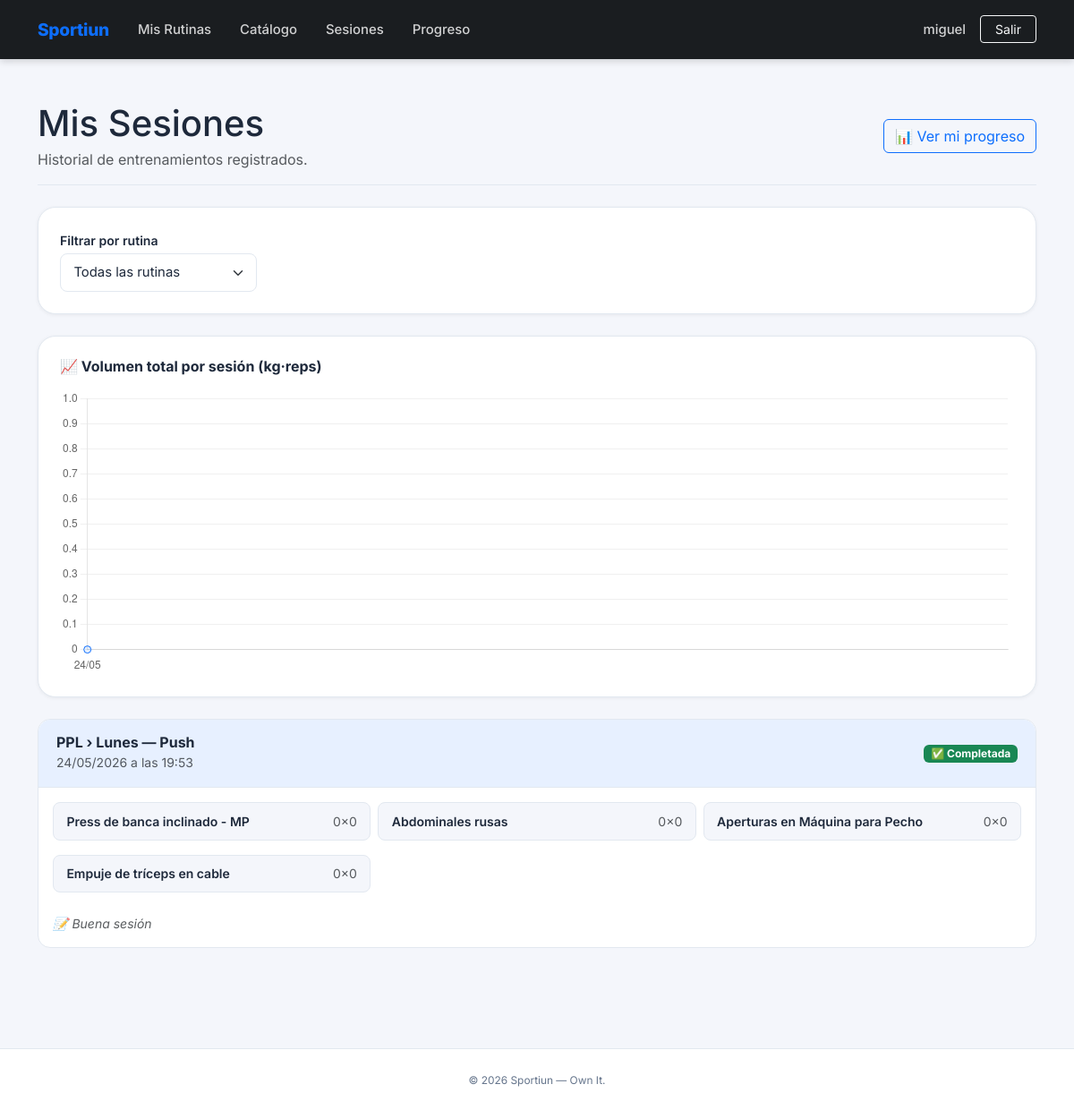
Page /gym/historial/ (signed in) on the committed database.
### gym/models.py (models this page shows, shortened)
class Sesion(models.Model):
    cliente = models.ForeignKey(User, on_delete=models.CASCADE, related_name='sesiones')
    rutina = models.ForeignKey(Rutina, on_delete=models.CASCADE, related_name='sesiones')
    dia_rutina = models.ForeignKey(DiaRutina, on_delete=models.CASCADE, related_name='sesiones')
    fecha = models.DateTimeField(auto_now_add=True)
    completada = models.BooleanField(default=False)
    notas = models.TextField(blank=True)
    class Meta:
        ordering = ['-fecha']

class Rutina(models.Model):
    usuario = models.ForeignKey(User, on_delete=models.CASCADE, related_name='rutinas')
    nombre = models.CharField(max_length=200)
    descripcion = models.TextField(blank=True)
    fecha_creacion = models.DateTimeField(auto_now_add=True)
    class Meta:
        ordering = ['-fecha_creacion']

class DiaRutina(models.Model):
    rutina = models.ForeignKey(Rutina, on_delete=models.CASCADE, related_name='dias')
    dia = models.IntegerField(choices=DIAS_SEMANA)
    nombre = models.CharField(max_length=100, blank=True, help_text='Ej: Push, Piernas, Torso')
    class Meta:
        ordering = ['dia']
        unique_together = [('rutina', 'dia')]
    def __str__(self):
        dia_nombre = dict(DIAS_SEMANA).get(self.dia, '')
        if self.nombre:
            return f"{dia_nombre} — {self.nombre}"
        return dia_nombre

class EjercicioRegistrado(models.Model):
    sesion = models.ForeignKey(Sesion, on_delete=models.CASCADE, related_name='ejercicios_registrados')
    ejercicio = models.ForeignKey(Ejercicio, on_delete=models.CASCADE)
    series_completadas = models.PositiveIntegerField(default=0)
    repeticiones_realizadas = models.PositiveIntegerField(default=0)
    peso_utilizado = models.DecimalField(max_digits=6, decimal_places=2, null=True, blank=True, help_text='kg')
    notas = models.TextField(blank=True)

class Ejercicio(models.Model):
    dia_rutina = models.ForeignKey(
        DiaRutina,
        on_delete=models.CASCADE,
        related_name='ejercicios',
        null=True,
        blank=True,
    )
    nombre = models.CharField(max_length=200)
    series = models.PositiveIntegerField(default=3)
    repeticiones = models.PositiveIntegerField(default=10)
    peso_sugerido = models.DecimalField(max_digits=6, decimal_places=2, null=True, blank=True, help_text='kg')
    descanso = models.PositiveIntegerField(null=True, blank=True, help_text='segundos entre series')
    notas = models.TextField(blank=True)

### gym/views.py (the view)
# urls.py: path('historial/', views.historial_sesiones, name='historial_sesiones'),
@login_required
def historial_sesiones(request):
    sesiones = Sesion.objects.filter(cliente=request.user).prefetch_related(
        'ejercicios_registrados__ejercicio'
    )
    rutina_id = request.GET.get('rutina_id', '')
    if rutina_id:
        sesiones = sesiones.filter(rutina_id=rutina_id)
    paginator = Paginator(sesiones, 10)
    page_obj = paginator.get_page(request.GET.get('page'))
    rutinas = request.user.rutinas.all()
    import json
    sesiones_completadas = Sesion.objects.filter(
        cliente=request.user, completada=True
    ).prefetch_related('ejercicios_registrados').order_by('fecha')[:20]
    grafica_labels = []
    grafica_volumen = []
    for s in sesiones_completadas:
        vol = sum(
            (r.series_completadas * r.repeticiones_realizadas * float(r.peso_utilizado or 0))
            for r in s.ejercicios_registrados.all()
        )
        grafica_labels.append(s.fecha.strftime('%d/%m'))
        grafica_volumen.append(round(vol, 1))
    return render(request, 'gym/historial_sesiones.html', {
        'page_obj': page_obj,
        'rutinas': rutinas,
        'rutina_id': rutina_id,
        'grafica_labels': json.dumps(grafica_labels),
        'grafica_volumen': json.dumps(grafica_volumen),
    })

### gym/templates/gym/historial_sesiones.html (shortened to what this page needs)
{% extends 'base.html' %}
{% load static %}
{% block content %}
<div class="page-header d-flex flex-column flex-md-row justify-content-between align-items-md-center gap-3 mb-4">
  <div>
    <h1 class="fw-extrabold mb-1">Mis Sesiones</h1>
    <p class="text-muted mb-0">Historial de entrenamientos registrados.</p>
  </div>
  <a href="{% url 'gym:mi_progreso' %}" class="btn btn-outline-primary">📊 Ver mi progreso</a>
</div>
<div class="chart-wrapper mb-4">
  <form method="get" class="d-flex gap-3 flex-wrap align-items-end">
    <div>
      <label class="form-label fw-semibold small mb-1">Filtrar por rutina</label>
      <select name="rutina_id" class="form-select form-select-sm" onchange="this.form.submit()" style="min-width:220px;">
        <option value="">Todas las rutinas</option>
      </select>
    </div>
  </form>
</div>
{% if grafica_labels != '[]' %}
<div class="chart-wrapper mb-4">
  <h6 class="fw-bold mb-3">📈 Volumen total por sesión (kg·reps)</h6>
  <canvas id="chartVolumen" height="90"></canvas>
</div>
{% endif %}
{% if page_obj.object_list %}
{% for sesion in page_obj %}
<div class="session-card mb-3">
  <div class="session-header d-flex justify-content-between align-items-center flex-wrap gap-2">
    <div>
      <h6 class="fw-bold mb-0">{{ sesion.rutina.nombre }} &rsaquo; {{ sesion.dia_rutina }}</h6>
      <small class="text-muted">{{ sesion.fecha|date:"d/m/Y \a \l\a\s H:i" }}</small>
    </div>
    <div class="d-flex gap-2 align-items-center">
      {% if sesion.completada %}
        <span class="badge bg-success">✅ Completada</span>
      {% else %}
        <span class="badge bg-warning text-dark">⏳ Incompleta</span>
        <a href="{% url 'gym:registrar_sesion' sesion.id %}" class="btn btn-sm btn-outline-primary">Continuar</a>
      {% endif %}
    </div>
  </div>
  {% if sesion.ejercicios_registrados.all %}
  <div class="card-body p-3">
    <div class="row g-2">
      {% for reg in sesion.ejercicios_registrados.all %}
      <div class="col-md-6 col-lg-4">
        <div class="exercise-log-row d-flex justify-content-between align-items-center">
          <span class="fw-semibold small">{{ reg.ejercicio.nombre }}</span>
          <span class="text-muted small">
            {{ reg.series_completadas }}×{{ reg.repeticiones_realizadas }}
          </span>
        </div>
      </div>
      {% endfor %}
    </div>
    {% if sesion.notas %}
    <p class="text-muted small mt-3 mb-0"><em>📝 {{ sesion.notas }}</em></p>
    {% endif %}
  </div>
  {% endif %}
</div>
{% endfor %}
{% else %}
<div class="text-center py-5 text-muted">
  <div class="mb-3" style="font-size:3rem;">📭</div>
  <p class="mb-3">No hay sesiones registradas todavía.</p>
  <a href="{% url 'gym:rutinas_list' %}" class="btn btn-custom-primary">Ir a mis rutinas</a>
</div>
{% endif %}
<script>
document.addEventListener('DOMContentLoaded', function () {
  const canvas = document.getElementById('chartVolumen');
  if (!canvas) return;
  const labels  = {{ grafica_labels|safe }};
  const volumen = {{ grafica_volumen|safe }};
  if (!labels.length) return;
  new Chart(canvas, {
    type: 'line',
    data: {
      labels: labels,
      datasets: [{
        label: 'Volumen (kg·reps)',
        data: volumen,
        borderColor: '#0d6efd',
        backgroundColor: 'rgba(13,110,253,.1)',
        tension: 0.35,
        fill: true,
        pointRadius: 4,
        pointHoverRadius: 6,
      }]
    },
    options: {
      responsive: true,
      plugins: { legend: { display: false } },
      scales: {
        y: { beginAtZero: true, grid: { color: 'rgba(0,0,0,.06)' } },
        x: { grid: { display: false } }
      }
    }
  });
});
</script>
{% endblock %}

### templates/base.html (shortened to what this page needs)
<!DOCTYPE html>
<html lang="es">
<head>
    <link href="https://cdn.jsdelivr.net/npm/bootstrap@5.3.0/dist/css/bootstrap.min.css" rel="stylesheet">
    {% load static %}
    <link rel="stylesheet" href="{% static 'css/style.css' %}">
</head>
<body>
    <nav class="navbar navbar-expand-lg navbar-dark sticky-top">
        <div class="container">
            <a class="navbar-brand" href="{% url 'core:inicio' %}">Sportiun</a>
            <div class="collapse navbar-collapse" id="navbarNav">
                <ul class="navbar-nav me-auto">
                    {% if user.is_authenticated %}
                    <li class="nav-item">
                        <a class="nav-link px-3" href="{% url 'gym:rutinas_list' %}">Mis Rutinas</a>
                    </li>
                    <li class="nav-item">
                        <a class="nav-link px-3" href="{% url 'gym:catalogo_ejercicios' %}">Catálogo</a>
                    </li>
                    <li class="nav-item">
                        <a class="nav-link px-3" href="{% url 'gym:historial_sesiones' %}">Sesiones</a>
                    </li>
                    <li class="nav-item">
                        <a class="nav-link px-3" href="{% url 'gym:mi_progreso' %}">Progreso</a>
                    </li>
                    {% endif %}
                </ul>
                <div class="d-flex align-items-center gap-2">
                    {% if user.is_authenticated %}
                        <a class="nav-link text-white-50 px-2 d-none d-lg-block" href="{% url 'gym:perfil' %}">
                            {{ user.username }}
                        </a>
                        <a class="btn btn-outline-light btn-sm px-3" href="{% url 'core:logout' %}">Salir</a>
                    {% else %}
                        <a class="nav-link text-white-50 px-2" href="{% url 'core:login' %}">Entrar</a>
                        <a class="btn btn-custom-primary btn-sm px-3" href="{% url 'core:registro' %}">Únete gratis</a>
                    {% endif %}
                </div>
            </div>
        </div>
    </nav>
    <main class="container main-container my-5">
        {% block content %}{% endblock %}
    </main>
    <footer>
        <div class="container text-center">
            <small>&copy; 2026 Sportiun &mdash; Own It.</small>
        </div>
    </footer>
</body>
</html>

### static/css/style.css (style rules this page uses)
:root { --sp-primary: #0d6efd; --sp-primary-dark: #0b5ed7; --sp-primary-soft: #e7f0ff; --sp-dark: #1a1d20; --sp-surface: #f4f6fb; --sp-card: #ffffff; --sp-border: #e2e8f0; --sp-text: #1e293b; --sp-muted: #64748b; --sp-danger: #dc3545; --sp-danger-soft: #fff5f5; --sp-success-soft: #f0fdf4; --sp-radius-sm: 8px; --sp-radius-md: 14px; --sp-radius-lg: 20px; --sp-shadow-sm: 0 1px 4px rgba(0,0,0,.06); --sp-shadow-md: 0 4px 18px rgba(0,0,0,.09); --sp-shadow-lg: 0 8px 32px rgba(0,0,0,.12); }
body { font-family: 'Inter', sans-serif; background-color: var(--sp-surface); color: var(--sp-text); min-height: 100vh; display: flex; flex-direction: column; }
main.container { flex: 1; }
.navbar { background-color: var(--sp-dark) !important; padding: .85rem 0; box-shadow: 0 2px 8px rgba(0,0,0,.18); }
.navbar-brand { font-weight: 800; font-size: 1.2rem; letter-spacing: -.3px; color: var(--sp-primary) !important; }
.navbar .nav-link { font-weight: 500; font-size: .93rem; color: rgba(255,255,255,.8) !important; transition: color .15s; }
.main-container { animation: spFadeIn .4s ease; }
footer { background-color: #fff; border-top: 1px solid var(--sp-border); padding: 1.5rem 0; margin-top: 3rem; color: var(--sp-muted); font-size: .85rem; }
.page-header { padding-bottom: 1rem; border-bottom: 1px solid var(--sp-border); margin-bottom: 1.75rem; }
.form-control, .form-select { border-radius: var(--sp-radius-sm) !important; border: 1px solid var(--sp-border) !important; padding: .58rem .9rem; font-size: .93rem; transition: border-color .2s, box-shadow .2s; background-color: #fff; color: var(--sp-text); }
.form-label { font-size: .88rem; margin-bottom: .35rem; color: var(--sp-text); }
.session-card { border: 1px solid var(--sp-border) !important; border-radius: var(--sp-radius-md) !important; background: var(--sp-card); }
.session-header { background: var(--sp-primary-soft); border-radius: var(--sp-radius-md) var(--sp-radius-md) 0 0; padding: 1rem 1.25rem; border-bottom: 1px solid var(--sp-border); }
.exercise-log-row { background: var(--sp-surface); border: 1px solid var(--sp-border); border-radius: var(--sp-radius-sm); padding: .6rem .9rem; margin-bottom: .5rem; }
.chart-wrapper { background: var(--sp-card); border: 1px solid var(--sp-border); border-radius: var(--sp-radius-lg); padding: 1.5rem; box-shadow: var(--sp-shadow-sm); }

### rows in the picture
Sesion: rutina.nombre "PPL", dia_rutina "Lunes — Push", fecha "24/05/2026 a las 19:53", completada "✅ Completada", notas "Buena sesión"
EjercicioRegistrado: ejercicio.nombre "Press de banca inclinado - MP", series_completadas "0", repeticiones_realizadas "0"
EjercicioRegistrado: ejercicio.nombre "Abdominales rusas", series_completadas "0", repeticiones_realizadas "0"
EjercicioRegistrado: ejercicio.nombre "Aperturas en Máquina para Pecho", series_completadas "0", repeticiones_realizadas "0"
EjercicioRegistrado: ejercicio.nombre "Empuje de tríceps en cable", series_completadas "0", repeticiones_realizadas "0"

### other values in the picture
{{ user.username }} "miguel"
chart data {{ grafica_labels|safe }} ["24/05"]
chart data {{ grafica_volumen|safe }} [0.0]
